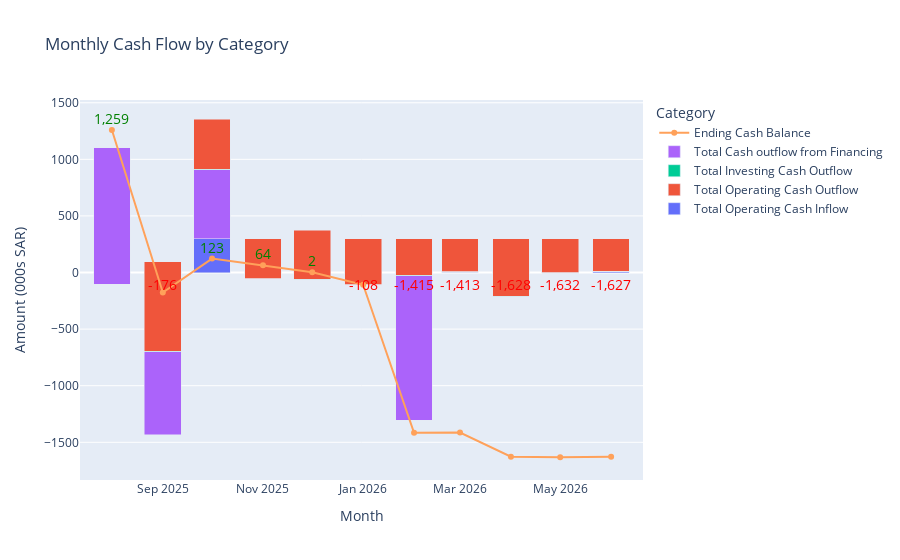

Source (notebook cell):
### Code cell
import plotly.graph_objs as go

# Extract month columns (assuming columns 4 onward are months)
months = totals.columns[4:]
categories = ['Total Operating Cash Inflow', 'Total Operating Cash Outflow', 'Total Investing Cash Outflow', 'Total Cash outflow from Financing']

# Prepare data for each category using only the 'totals' DataFrame
data = []
for cat in categories:
    # Find the row in totals where the category name appears in the 'Item' column
    row = totals[totals['Item'].str.contains(cat, case=False, na=False)]
    if not row.empty:
        y = row.iloc[0, 4:].apply(pd.to_numeric, errors='coerce')
        bar = go.Bar(
            name=cat,
            x=months,
            y=y/1000,
        )
        data.append(bar)



# Add ending cash balance as a line
ending_balance_row = CashFlow[CashFlow['Item'].str.strip() == 'Cash Ending Balance']
if not ending_balance_row.empty:
    ending_balance = ending_balance_row.iloc[0, 4:].apply(pd.to_numeric, errors='coerce') / 1000
    line = go.Scatter(
        name='Ending Cash Balance',
        x=months,
        y=ending_balance,
        mode='lines+markers',
        yaxis='y',
        text=y,
        textposition='top center',  
    )
    data.append(line)
# Calculate overall total for each month and add as text annotations
annotations = []
for i, val in enumerate(ending_balance):
    color = 'green' if val >= 0 else 'red'
    annotations.append(
        {
            "x": months[i],
            "y": val if val >= 0 else 0,  # Place label above zero for negative values
            "text": f'{val:,.0f}',
            "showarrow": False,
            "font": {"color": color, "size": 14},
            "yanchor": 'bottom' if val >= 0 else 'top'
        }
    )
fig = go.Figure(data=data)
fig.update_layout(
    barmode='stack',
    title='Monthly Cash Flow by Category',
    xaxis_title='Month',
    yaxis_title='Amount (000s SAR)',
    autosize=True,
    legend_title='Category',
    annotations=annotations,
)
fig.show()

### Figure 1 — Plotly figure (JSON) as saved in the notebook; plotly's stock layout.template omitted (floating-point values rounded to 4 significant figures)
{"data": [{"name": "Total Operating Cash Inflow", "type": "bar", "x": ["2025-08-01T00:00:00", "2025-09-01T00:00:00", "2025-10-01T00:00:00", "2025-11-01T00:00:00", "2025-12-01T00:00:00", "2026-01-01T00:00:00", "2026-02-01T00:00:00", "2026-03-01T00:00:00", "2026-04-01T00:00:00", "2026-05-01T00:00:00", "2026-06-01T00:00:00"], "y": [0, 94.76, 1356.0, 300, 375, 300, 300, 300, 300, 300, 300]}, {"name": "Total Operating Cash Outflow", "type": "bar", "x": ["2025-08-01T00:00:00", "2025-09-01T00:00:00", "2025-10-01T00:00:00", "2025-11-01T00:00:00", "2025-12-01T00:00:00", "2026-01-01T00:00:00", "2026-02-01T00:00:00", "2026-03-01T00:00:00", "2026-04-01T00:00:00", "2026-05-01T00:00:00", "2026-06-01T00:00:00"], "y": [-105.1, -791.0, -444.6, -355.0, -433.6, -407.0, -324.8, -294.4, -511.0, -300.9, -291.1]}, {"name": "Total Investing Cash Outflow", "type": "bar", "x": ["2025-08-01T00:00:00", "2025-09-01T00:00:00", "2025-10-01T00:00:00", "2025-11-01T00:00:00", "2025-12-01T00:00:00", "2026-01-01T00:00:00", "2026-02-01T00:00:00", "2026-03-01T00:00:00", "2026-04-01T00:00:00", "2026-05-01T00:00:00", "2026-06-01T00:00:00"], "y": [0, -3.5, -3.5, -3.5, -3.5, -3.5, -3.5, -3.5, -3.5, -3.5, -3.5]}, {"name": "Total Cash outflow from Financing", "type": "bar", "x": ["2025-08-01T00:00:00", "2025-09-01T00:00:00", "2025-10-01T00:00:00", "2025-11-01T00:00:00", "2025-12-01T00:00:00", "2026-01-01T00:00:00", "2026-02-01T00:00:00", "2026-03-01T00:00:00", "2026-04-01T00:00:00", "2026-05-01T00:00:00", "2026-06-01T00:00:00"], "y": [1206.0, -735.3, -609.5, 0, 0, 0, -1279.0, 0, 0, 0, 0]}, {"mode": "lines+markers", "name": "Ending Cash Balance", "text": [1206303, -735319, -609485, 0, 0, 0, -1279000.0, 0, 0, 0, 0], "textposition": "top center", "type": "scatter", "x": ["2025-08-01T00:00:00", "2025-09-01T00:00:00", "2025-10-01T00:00:00", "2025-11-01T00:00:00", "2025-12-01T00:00:00", "2026-01-01T00:00:00", "2026-02-01T00:00:00", "2026-03-01T00:00:00", "2026-04-01T00:00:00", "2026-05-01T00:00:00", "2026-06-01T00:00:00"], "y": [1259.0, -176.0, 122.8, 64.35, 2.205, -108.3, -1415.0, -1413.0, -1628.0, -1632.0, -1627.0], "yaxis": "y"}], "layout": {"annotations": [{"font": {"color": "green", "size": 14}, "showarrow": false, "text": "1,259", "x": "2025-08-01T00:00:00", "y": 1259.0, "yanchor": "bottom"}, {"font": {"color": "red", "size": 14}, "showarrow": false, "text": "-176", "x": "2025-09-01T00:00:00", "y": 0, "yanchor": "top"}, {"font": {"color": "green", "size": 14}, "showarrow": false, "text": "123", "x": "2025-10-01T00:00:00", "y": 122.8, "yanchor": "bottom"}, {"font": {"color": "green", "size": 14}, "showarrow": false, "text": "64", "x": "2025-11-01T00:00:00", "y": 64.35, "yanchor": "bottom"}, {"font": {"color": "green", "size": 14}, "showarrow": false, "text": "2", "x": "2025-12-01T00:00:00", "y": 2.205, "yanchor": "bottom"}, {"font": {"color": "red", "size": 14}, "showarrow": false, "text": "-108", "x": "2026-01-01T00:00:00", "y": 0, "yanchor": "top"}, {"font": {"color": "red", "size": 14}, "showarrow": false, "text": "-1,415", "x": "2026-02-01T00:00:00", "y": 0, "yanchor": "top"}, {"font": {"color": "red", "size": 14}, "showarrow": false, "text": "-1,413", "x": "2026-03-01T00:00:00", "y": 0, "yanchor": "top"}, {"font": {"color": "red", "size": 14}, "showarrow": false, "text": "-1,628", "x": "2026-04-01T00:00:00", "y": 0, "yanchor": "top"}, {"font": {"color": "red", "size": 14}, "showarrow": false, "text": "-1,632", "x": "2026-05-01T00:00:00", "y": 0, "yanchor": "top"}, {"font": {"color": "red", "size": 14}, "showarrow": false, "text": "-1,627", "x": "2026-06-01T00:00:00", "y": 0, "yanchor": "top"}], "autosize": true, "barmode": "stack", "legend": {"title": {"text": "Category"}}, "title": {"text": "Monthly Cash Flow by Category"}, "xaxis": {"title": {"text": "Month"}}, "yaxis": {"title": {"text": "Amount (000s SAR)"}}}}
